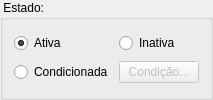
         <widget class="QGroupBox" name="groupBox_4">
          <property name="title">
           <string> Estado: </string>
          </property>
          <layout class="QGridLayout">
           <item row="0" column="0">
            <widget class="QRadioButton" name="analysisActiveRdb">
             <property name="text">
              <string>Ativa</string>
             </property>
             <property name="checked">
              <bool>true</bool>
             </property>
            </widget>
           </item>
           <item row="0" column="1">
            <widget class="QRadioButton" name="analysisInactiveRdb">
             <property name="text">
              <string>Inativa</string>
             </property>
            </widget>
           </item>
           <item row="1" column="0">
            <widget class="QRadioButton" name="analysisConditionalRdb">
             <property name="text">
              <string>Condicionada</string>
             </property>
            </widget>
           </item>
           <item row="1" column="1">
            <widget class="QPushButton" name="analysisConditionBtn">
             <property name="enabled">
              <bool>false</bool>
             </property>
             <property name="toolTip">
              <string>&lt;html&gt;&lt;head&gt;&lt;meta name=&quot;qrichtext&quot; content=&quot;1&quot; /&gt;&lt;style type=&quot;text/css&quot;&gt;
p, li { white-space: pre-wrap; }
&lt;/style&gt;&lt;/head&gt;&lt;body style=&quot; font-family:'MS Shell Dlg 2'; font-size:8.25pt; font-weight:400; font-style:normal;&quot;&gt;
&lt;p style=&quot; margin-top:0px; margin-bottom:0px; margin-left:0px; margin-right:0px; -qt-block-indent:0; text-indent:0px; font-size:8pt;&quot;&gt;Condição para ativação da análise.&lt;/p&gt;&lt;/body&gt;&lt;/html&gt;</string>
             </property>
             <property name="text">
              <string>Condição...</string>
             </property>
             <property name="icon">
              <iconset>
               <normaloff/>
              </iconset>
             </property>
            </widget>
           </item>
          </layout>
         </widget>
